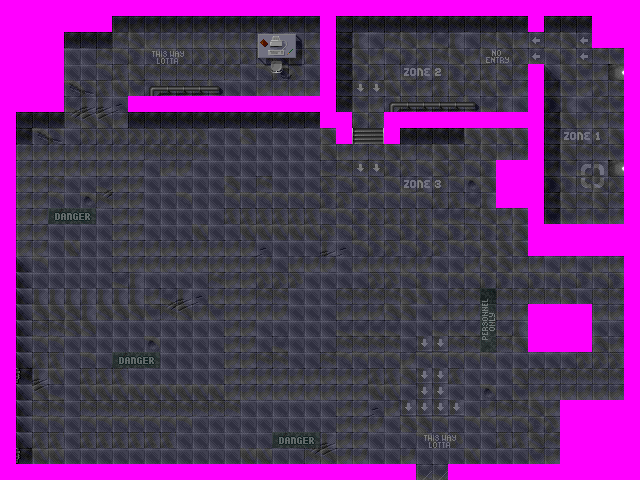

A 2D game scene composited from a Tiled map and its tileset images. What follows is a short description and the map's XML, with each tile layer's data collapsed to a summary:
An orthogonal 40x30 tile map with 16x16 px tiles, 2 tile layers (background, walls), 2 tilesets and 50 objects (8x vertical, 7x horizontal, 4x right top, 4x ammo, 4x 1, ...).

<map version="1.10" tiledversion="1.10.2" orientation="orthogonal" renderorder="right-down" width="40" height="30" tilewidth="16" tileheight="16" infinite="0" nextlayerid="4" nextobjectid="65">
 <tileset firstgid="1" name="tileset01" tilewidth="16" tileheight="16" tilecount="500" columns="20">
  <image source="tilesets/tileset01.png" width="320" height="400" />
 </tileset>
 <tileset firstgid="501" name="tileset02" tilewidth="16" tileheight="16" tilecount="500" columns="20">
  <image source="tilesets/tileset02.png" width="320" height="400" />
 </tileset>
 <layer id="1" name="background" width="40" height="30">
  <data>[1200 cells, 1200 non-empty, 127 distinct tile ids]</data>
 </layer>
 <layer id="2" name="walls" width="40" height="30">
  <data>[1200 cells, 247 non-empty, 5 distinct tile ids]</data>
 </layer>
 <objectgroup id="3" name="actors">
  <object id="1" name="ellen" x="405.667" y="48" width="32" height="32" />
  <object id="3" name="computer" x="528.667" y="303.333" width="80" height="48" />
  <object id="4" name="locked door" x="528" y="32" width="16" height="32" />
  <object id="5" name="alien mother" x="41" y="330" width="78" height="127" />
  <object id="6" name="alien wall" type="right bottom" x="16" y="208" width="32" height="32" />
  <object id="7" name="alien wall" type="vertical" x="16" y="176" width="32" height="32" />
  <object id="8" name="alien wall" type="vertical" x="112" y="176" width="32" height="32" />
  <object id="9" name="alien wall" type="left bottom" x="112" y="208" width="32" height="32" />
  <object id="13" name="alien wall" type="left top" x="16" y="144" width="32" height="32" />
  <object id="14" name="alien wall" type="horizontal" x="48" y="144" width="32" height="32" />
  <object id="15" name="alien wall" type="horizontal" x="80" y="144" width="32" height="32" />
  <object id="16" name="alien wall" type="right top" x="112" y="144" width="32" height="32" />
  <object id="17" name="alien wall" type="horizontal" x="144" y="208" width="32" height="32" />
  <object id="18" name="alien wall" type="horizontal" x="176" y="208" width="32" height="32" />
  <object id="19" name="alien wall" type="right top" x="208" y="208" width="32" height="32" />
  <object id="20" name="alien wall" type="vertical" x="208" y="240" width="32" height="32" />
  <object id="21" name="alien wall" type="vertical" x="208" y="272" width="32" height="32" />
  <object id="22" name="alien wall" type="vertical" x="208" y="304" width="32" height="32" />
  <object id="23" name="alien wall" type="left bottom" x="208" y="336" width="32" height="32" />
  <object id="24" name="alien wall" type="horizontal" x="240" y="336" width="32" height="32" />
  <object id="25" name="alien wall" type="horizontal" x="272" y="336" width="32" height="32" />
  <object id="26" name="alien wall" type="horizontal" x="304" y="336" width="32" height="32" />
  <object id="27" name="alien wall" type="right top" x="336" y="336" width="32" height="32" />
  <object id="28" name="alien wall" type="vertical" x="336" y="368" width="32" height="32" />
  <object id="29" name="alien wall" type="vertical" x="336" y="400" width="32" height="32" />
  <object id="30" name="alien wall" type="vertical" x="336" y="432" width="32" height="32" />
  <object id="31" name="crewmate" x="183.333" y="38.3333" width="32" height="32" />
  <object id="32" name="crewmate" x="517" y="365" width="32" height="32" />
  <object id="33" name="crewmate" x="548" y="262" width="32" height="32" />
  <object id="34" name="locker" x="544" y="112.333" width="16" height="16" />
  <object id="42" name="locker" x="544" y="128" width="16" height="16" />
  <object id="43" name="locker" x="544" y="144" width="16" height="16" />
  <object id="44" name="ammo" x="464.667" y="52" width="16" height="16" />
  <object id="45" name="energy" x="465.333" y="384" width="16" height="16" />
  <object id="46" name="energy" x="237.333" y="75.3333" width="16" height="16" />
  <object id="50" name="locker" type="1" x="337.333" y="48.2271" width="16" height="16" />
  <object id="51" name="locker" type="1" x="337.333" y="63.8941" width="16" height="16" />
  <object id="52" name="locker" type="1" x="337.333" y="79.8941" width="16" height="16" />
  <object id="53" name="access card" type="1" x="40" y="437.333" width="16" height="16" />
  <object id="54" name="alien" x="576" y="160" width="32" height="32" />
  <object id="55" name="exit access card" x="270.667" y="64" width="16" height="16" />
  <object id="56" name="exit locked door" x="416" y="464" width="32" height="16" />
  <object id="57" name="alien wall" type="left top" x="400" y="432" width="32" height="32" />
  <object id="58" name="alien wall" type="right top" x="432" y="432" width="32" height="32" />
  <object id="59" name="alien" x="224" y="400" width="32" height="32" />
  <object id="60" name="alien" x="64" y="256" width="32" height="32" />
  <object id="61" name="ventilator" x="592" y="16" width="32" height="32" />
  <object id="62" name="ammo" x="448" y="192" width="16" height="16" />
  <object id="63" name="ammo" x="128" y="272" width="16" height="16" />
  <object id="64" name="ammo" x="192" y="432" width="16" height="16" />
 </objectgroup>
</map>
